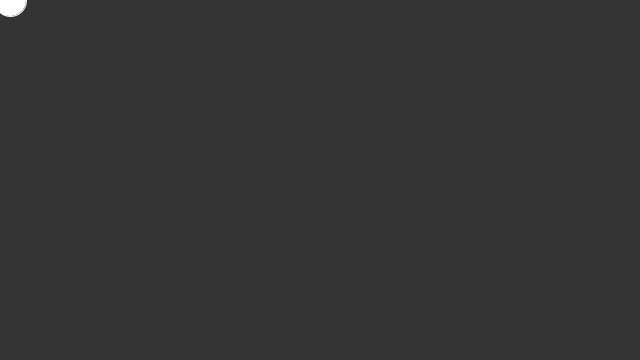
Frame 1 (no input)
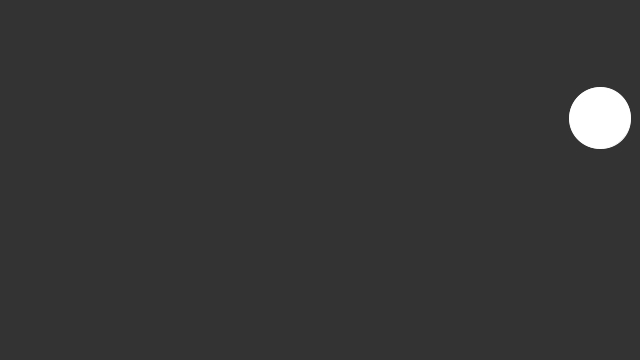
Frame 60 (the mouse pressed at the canvas centre just before this capture)
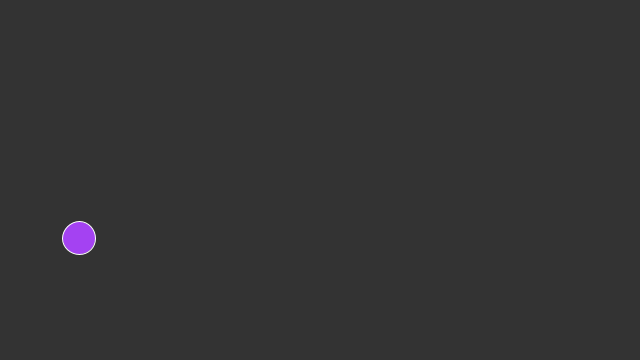
Frame 120 (the mouse held since frame 60 and released just before this capture)

The Processing sketch that drew these frames (run headless with seeded random() and noise(); from frame 60 on, the mouse is pressed at the canvas centre):

// Processing sketch: practiceBounce
// ── practiceBounce.pde

float circleX = 10;
float xSpeed = 10;

float circleY = 0;
float ySpeed = 2;

float size = 32;
float sizeChange = 0.5;

void setup(){
  size(640,360);
}

void draw(){
  background(51);
  stroke(255);
  ellipse(circleX,circleY,size,size);
  circleX = circleX+ + xSpeed;
  size += sizeChange;
  
  if(circleX > width - size/2 || circleX < size/2){
    xSpeed *= -0.9;
    sizeChange *= -1;
    fill(random(255),random(255),random(255));
  }
  
  circleY = circleY + ySpeed;
  
   if(circleY > height - size/2 || circleY < 0){
    ySpeed *= -1;
    sizeChange *= -1;
    fill(random(255),random(255),random(255));
  }
  
}
